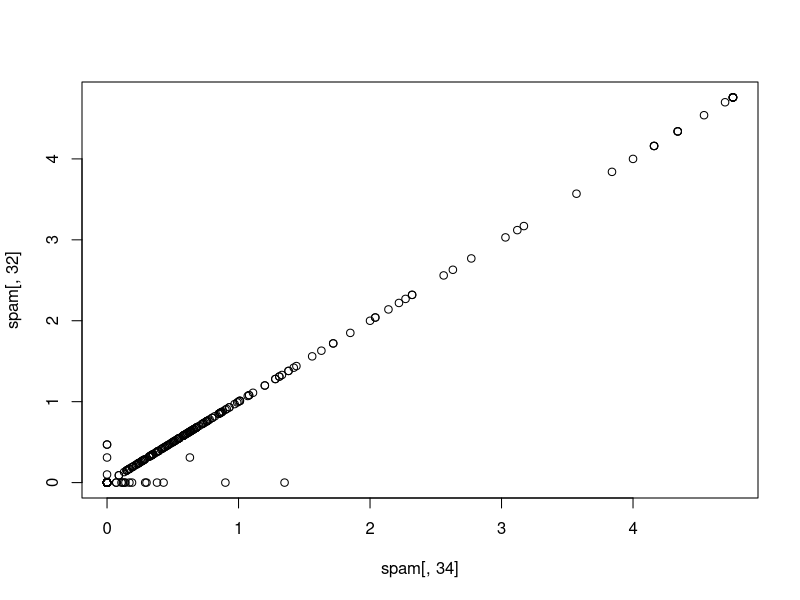
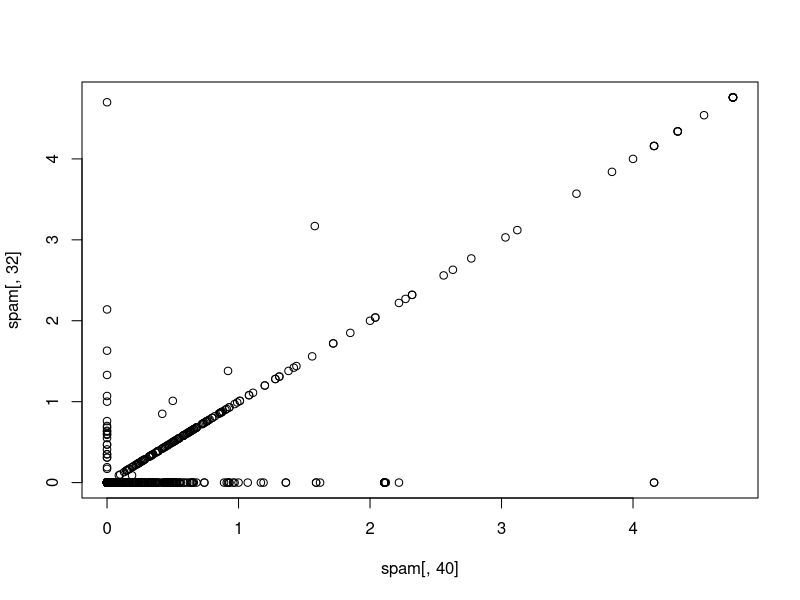
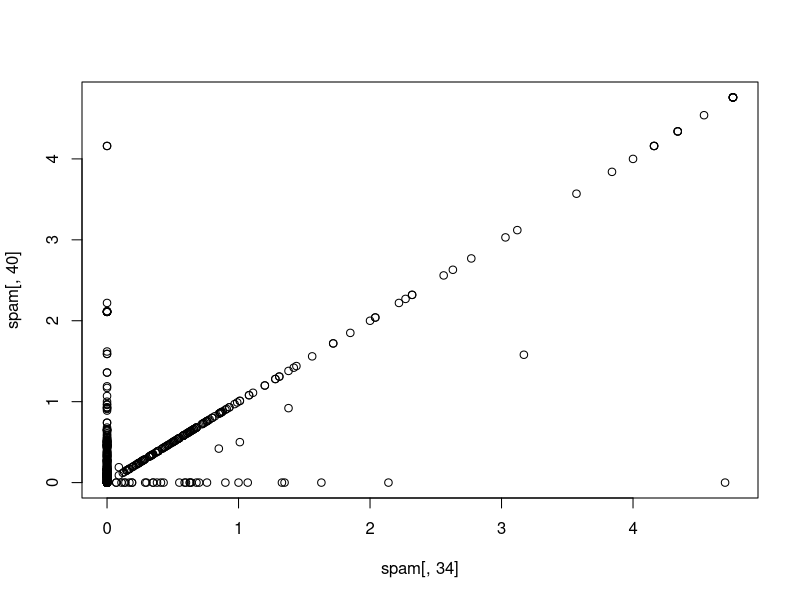
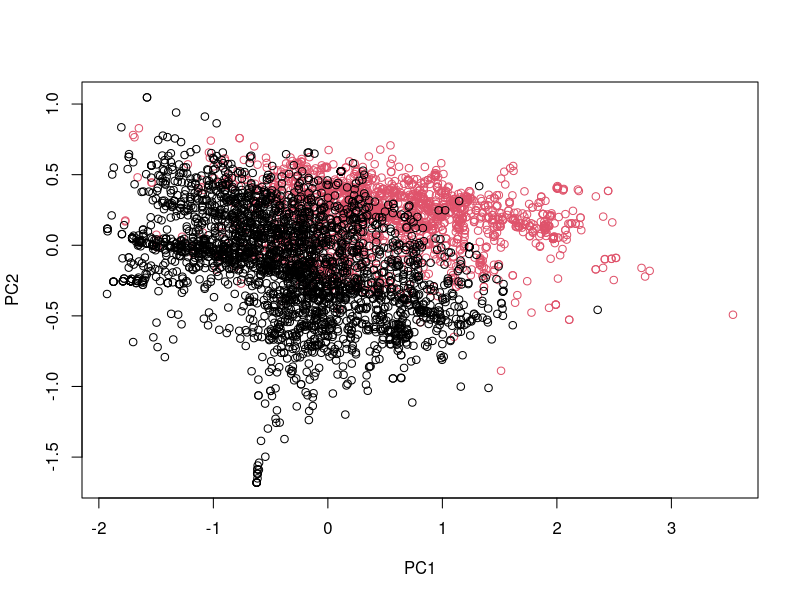

Source code (R) for these figures, in order:
## ---- chunk 1

library(caret)
library(kernlab)
data(spam)
inTrain=createDataPartition(y=spam$type,p=0.75,list=FALSE)
training<-spam[inTrain,]
testing<-spam[-inTrain,]
dim(training)
dim(testing)
## ---- chunk 2

set.seed(3443)
modelFit<- train(type~.,data=training, method="glm")
modelFit$finalModel

# Some comments
# ~. is used for choosing all the variables in the dataset to make a prediction of the output variable "type"
# We can look at the model parameters by using the "finalmodel" command

## ---- chunk 3
prediction<-predict(modelFit,newdata=testing)
prediction

## ---- chunk 4
conf_matrix=confusionMatrix(prediction,testing$type)
conf_matrix
## ---- chunk 5

set.seed(32323)
folds <- createFolds(spam$type,k=10,list=TRUE,returnTrain = TRUE) 
sapply(folds, length)

# The return values of the different folds are the indices corresponding to the training data set in that fold
## ---- chunk 6
set.seed(32323)
tme<- 1:10000
folds<-createTimeSlices(y=tme, initialWindow = 20, horizon=10)
names(folds)
folds$train[[1]]

#Time slicing can be used when we want to use time series forecasting. The initial window contains the number of #samples that will be used to predict the next number of samples whcich are stored in the horizon variable
## ---- chunk 7

# before training, we now preprocess the data by scaling it and making it's mean equal to 1
set.seed(32323)
modelFit <-  train(type ~., data= training, preProcess=c("center","scale"),method="glm")
modelFit


## ---- chunk 8

M <- abs(cor(training[,-58])) # take the correlation of each variable with each other
diag(M) <- 0 # because the correlation of each variable with itself is 1
R <- which(M>0.8, arr.ind = T)
plot(spam[,34],spam[,32])
plot(spam[,40],spam[,32])
plot(spam[,34],spam[,40])
R
 # plotting the highly correlated variables


#spam_small <- spam[,c(34,32)]
spam_small <- log10 ((spam[,-58] )+1)
prCom <- prcomp(spam_small)
colourtype <- ((spam$type=="spam")*1+1)
plot(prCom$x[,1],prCom$x[,2], col=colourtype,xlab='PC1', ylab= 'PC2'  )
summary(prCom)
## ---- chunk 9
summary(prCom)

prCom$rotation
